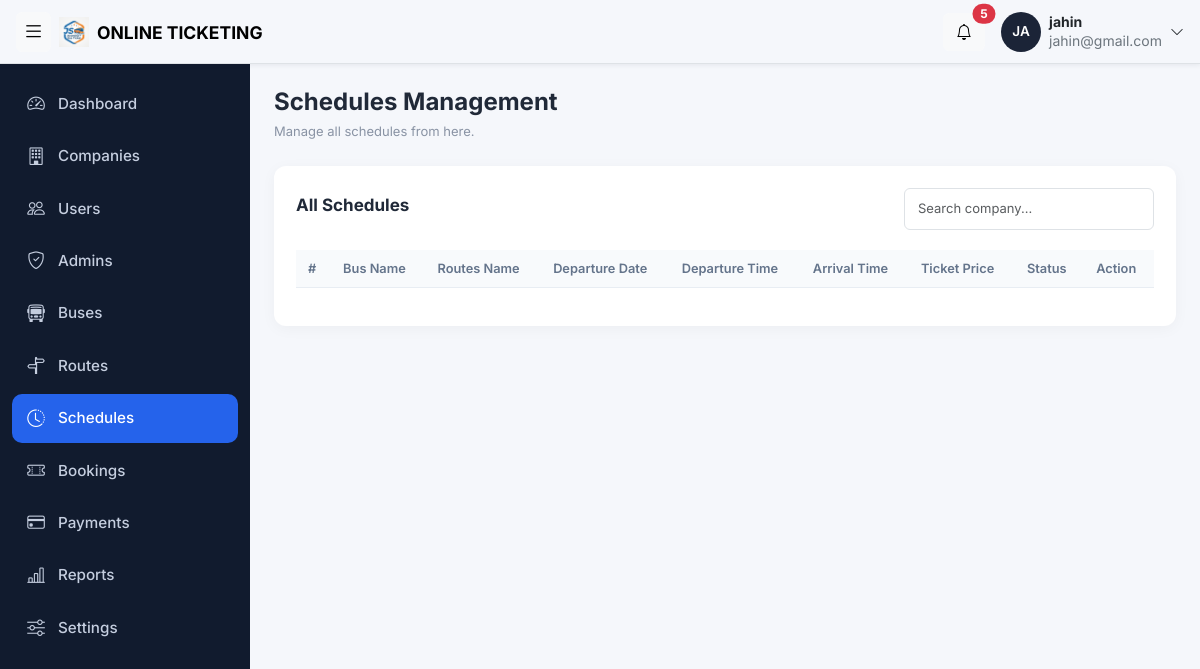
The app's page /admin/schedules.php (signed in), older data.
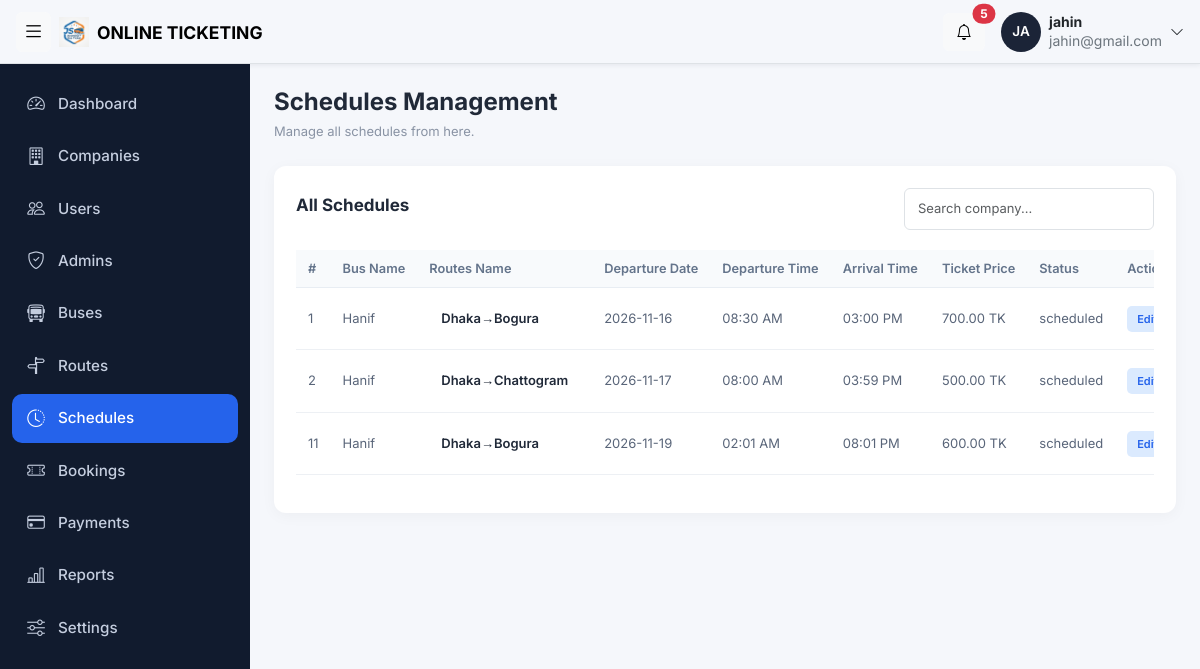
The same page, newer data.
### tables this page shows
CREATE TABLE `schedules` (
  `schedule_id` int(11) NOT NULL,
  `bus_id` int(11) NOT NULL,
  `route_id` int(11) NOT NULL,
  `departure_date` date NOT NULL,
  `departure_time` time NOT NULL,
  `arrival_time` time NOT NULL,
  `ticket_price` decimal(10,2) NOT NULL,
  `status` enum('scheduled','completed','cancelled') NOT NULL
);

CREATE TABLE `buses` (
  `bus_id` int(11) NOT NULL,
  `company_id` int(11) NOT NULL,
  `bus_name` varchar(100) NOT NULL,
  `bus_type` enum('AC','Non-AC','Sleeper','Business Class') NOT NULL,
  `total_seats` int(11) NOT NULL,
  `status` enum('active','inactive') NOT NULL,
  `bus_number` varchar(50) NOT NULL
);

CREATE TABLE `routes` (
  `route_id` int(11) NOT NULL,
  `source` varchar(100) NOT NULL,
  `destination` varchar(100) NOT NULL,
  `distance` decimal(10,2) NOT NULL,
  `status` enum('active','inactive') NOT NULL
);

### admin/schedules.php (the view, shortened to what this page needs)
<?php
include '../config/db.php';
$sql = "SELECT
        schedules.schedule_id,
        buses.bus_name,
        routes.source,
        routes.destination,
        schedules.departure_date,
        schedules.departure_time,
        schedules.arrival_time,
        schedules.ticket_price,
        schedules.status
        FROM  schedules INNER JOIN buses
        ON schedules.bus_id = buses.bus_id
        INNER JOIN routes
        ON schedules.route_id = routes.route_id
        ORDER BY schedules.departure_date ASC";
        $raw = $conn->query($sql);
?>
<!DOCTYPE html>
<html lang="bn">
<head>
    <?php
    include '../includes/admin_css.php';
    ?>
</head>
<body>
    <?php
    include '../includes/topbar.php';
    ?>
    <div class="layout">
        <?php
        include '../includes/schedules_bar.php';
        ?>
        <div class="container-fluid py-4 px-4">
            <div class="page-header">
                <div>
                    <h3>Schedules Management</h3>
                    <p>Manage all schedules from here.</p>
                </div>
            </div>
            <div class="company-card">
                <div class="table-header">
                    <h5>All Schedules</h5>
                    <input type="text" id="searchInput"
                        class="form-control search-box"
                        placeholder="Search company...">
                </div>
                <div class="table-responsive">
                    <table class="table company-table" id="companyTable">
                        <thead>
                            <tr>
                                <th>#</th>
                                <th>Bus Name</th>
                                <th>Routes Name</th>
                                <th>Departure Date</th>
                                <th>Departure Time</th>
                                <th>Arrival Time</th>
                                <th>Ticket Price</th>
                                <th>Status</th>
                                <th>Action </th>
                            </tr>
                        </thead>
                        <tbody>
                            <?php
                            if($raw->num_rows>0){
                             while ($row = $raw->fetch_assoc()) { ?>
                                <tr>
                                    <td>
                                         <?php echo $row['schedule_id']; ?>
                                    </td>
                                    <td>
                                         <?php echo $row['bus_name']; ?>
                                    </td>
                                    <td>
                                        <div class="company-name">
                                           <?php echo $row['source']. "→" .$row['destination']; ?>
                                        </div>
                                    </td>
                                    <td>
                                          <?php echo $row['departure_date']; ?>
                                    </td>
                                    <td>
                                <?php echo date('h:i A', strtotime($row['departure_time'])); ?>
                                    </td>
                                    <td>
                                        <?php echo date('h:i A', strtotime($row['arrival_time'])); ?>
                                    </td>
                                    <td>
                                         <?php echo $row['ticket_price']. " TK"; ?>
                                    </td>
                                     <td>
                                         <?php echo $row['status']; ?>
                                    </td>
                                    <td>
                                        <a class="action-btn edit">
                                            Edit
                                        </a>
                                    </td>
                                </tr>
                            <?php
                             } };
                            ?>
                        </tbody>
                    </table>
                </div>
            </div>
        </div>
</body>
</html>

Row changes from the older to the newer data that the page shows:
added schedules: schedule_id "1", bus.bus_name "Hanif", route.source "Dhaka", route.destination "Bogura", departure_date "2026-11-16", departure_time "08:30 AM", arrival_time "03:00 PM", ticket_price "700.00", status "scheduled"
added schedules: schedule_id "2", bus.bus_name "Hanif", route.source "Dhaka", route.destination "Chattogram", departure_date "2026-11-17", departure_time "08:00 AM", arrival_time "03:59 PM", ticket_price "500.00", status "scheduled"
added schedules: schedule_id "11", bus.bus_name "Hanif", route.source "Dhaka", route.destination "Bogura", departure_date "2026-11-19", departure_time "02:01 AM", arrival_time "08:01 PM", ticket_price "600.00", status "scheduled"
